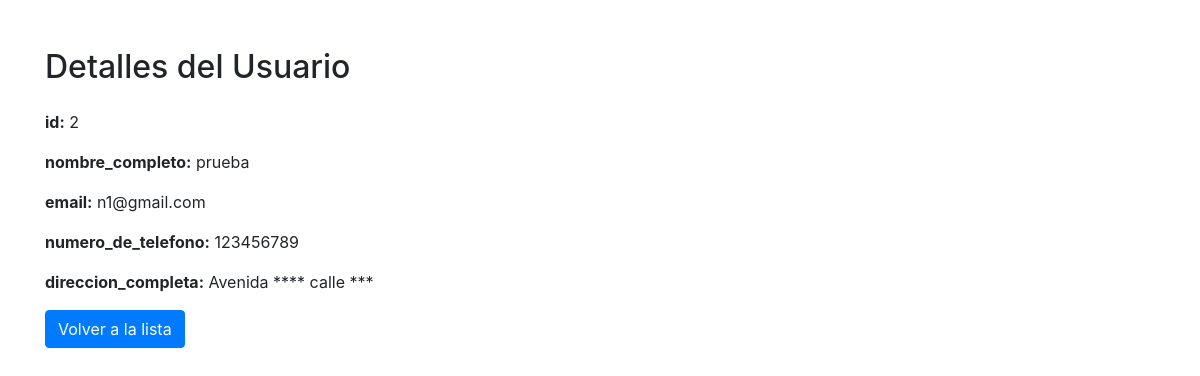
The page /detalles_usuario.php?id=2 on the database its author committed.
### tables this page shows
CREATE TABLE `informacion_personal` (
  `id` int(11) NOT NULL,
  `nombre_completo` varchar(100) NOT NULL,
  `email` varchar(100) NOT NULL,
  `numero_de_telefono` int(15) NOT NULL,
  `direccion_completa` varchar(100) NOT NULL
);

### detalles_usuario.php (the view, shortened to what this page needs)
<?php
require_once ("./conn.php");
$id = isset($_GET['id']) ? intval($_GET['id']) : 0;
if ($id > 0) {
    $sql = "SELECT id, nombre_completo, email, numero_de_telefono, direccion_completa FROM informacion_personal WHERE id = ?";
    $stmt = $conn->prepare($sql);
    if ($stmt) {
        $stmt->bind_param("i", $id);
        $stmt->execute();
        $result = $stmt->get_result();
        if ($result->num_rows > 0) {
            $row = $result->fetch_assoc();
            echo "<div class='container mt-5'>";
            echo "<h2 class='mb-4'>Detalles del Usuario</h2>";
            echo "<p><strong>id:</strong> " . $row['id'] . "</p>";
            echo "<p><strong>nombre_completo:</strong> " . $row['nombre_completo'] . "</p>";
            echo "<p><strong>email:</strong> " . $row['email'] . "</p>";
            echo "<p><strong>numero_de_telefono:</strong> " . $row['numero_de_telefono'] . "</p>";
            echo "<p><strong>direccion_completa:</strong> " . $row['direccion_completa'] . "</p>";
            echo "<a href='index.php' class='btn btn-primary'>Volver a la lista</a>";
            echo "</div>";
        } else {
            echo "<div class='alert alert-warning' role='alert'>Usuario no encontrado</div>";
        }
    } else {
        echo "<div class='alert alert-danger' role='alert'>Error en la consulta</div>";
    }
} else {
    echo "<div class='alert alert-warning' role='alert'>ID de usuario no válido</div>";
}
?>
<!DOCTYPE html>
<html lang="es">
<head>
    <link href="https://maxcdn.bootstrapcdn.com/bootstrap/4.5.2/css/bootstrap.min.css" rel="stylesheet">
</head>
<body>
</body>
</html>

### rows shown on the page
informacion_personal: id "2", nombre_completo "prueba", email "n1@gmail.com", numero_de_telefono "123456789", direccion_completa "Avenida **** calle ***"
